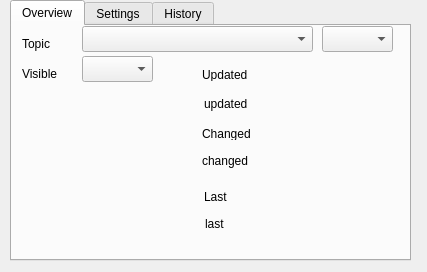
<?xml version="1.0" encoding="UTF-8"?>
<ui version="4.0">
 <class>dialog</class>
 <widget class="QDialog" name="dialog">
  <property name="geometry">
   <rect>
    <x>0</x>
    <y>0</y>
    <width>427</width>
    <height>272</height>
   </rect>
  </property>
  <property name="sizePolicy">
   <sizepolicy hsizetype="Preferred" vsizetype="Preferred">
    <horstretch>0</horstretch>
    <verstretch>0</verstretch>
   </sizepolicy>
  </property>
  <property name="maximumSize">
   <size>
    <width>500</width>
    <height>16777215</height>
   </size>
  </property>
  <property name="windowTitle">
   <string>Edit Feature</string>
  </property>
  <property name="toolTip">
   <string>&lt;html&gt;&lt;head/&gt;&lt;body&gt;&lt;p&gt;Add Feature&lt;/p&gt;&lt;p&gt;&lt;br/&gt;&lt;/p&gt;&lt;/body&gt;&lt;/html&gt;</string>
  </property>
  <property name="text" stdset="0">
   <string>Edit Feature</string>
  </property>
  <widget class="QTabWidget" name="tabWidget">
   <property name="geometry">
    <rect>
     <x>10</x>
     <y>0</y>
     <width>401</width>
     <height>261</height>
    </rect>
   </property>
   <property name="currentIndex">
    <number>0</number>
   </property>
   <widget class="QWidget" name="Overview">
    <attribute name="title">
     <string>Overview</string>
    </attribute>
    <widget class="QLabel" name="labelChanged">
     <property name="geometry">
      <rect>
       <x>190</x>
       <y>101</y>
       <width>56</width>
       <height>13</height>
      </rect>
     </property>
     <property name="text">
      <string>Changed</string>
     </property>
    </widget>
    <widget class="QLabel" name="imageWidget">
     <property name="geometry">
      <rect>
       <x>14</x>
       <y>80</y>
       <width>161</width>
       <height>141</height>
      </rect>
     </property>
    </widget>
    <widget class="QLabel" name="labelUpdated">
     <property name="geometry">
      <rect>
       <x>190</x>
       <y>42</y>
       <width>56</width>
       <height>13</height>
      </rect>
     </property>
     <property name="text">
      <string>Updated</string>
     </property>
    </widget>
    <widget class="QLabel" name="labelLast">
     <property name="geometry">
      <rect>
       <x>192</x>
       <y>164</y>
       <width>56</width>
       <height>13</height>
      </rect>
     </property>
     <property name="text">
      <string>Last</string>
     </property>
    </widget>
    <widget class="QLabel" name="payloadValue">
     <property name="geometry">
      <rect>
       <x>193</x>
       <y>182</y>
       <width>131</width>
       <height>31</height>
      </rect>
     </property>
     <property name="text">
      <string>last</string>
     </property>
    </widget>
    <widget class="QLabel" name="changedValue">
     <property name="geometry">
      <rect>
       <x>190</x>
       <y>119</y>
       <width>131</width>
       <height>31</height>
      </rect>
     </property>
     <property name="text">
      <string>changed</string>
     </property>
    </widget>
    <widget class="QLabel" name="updatedValue">
     <property name="geometry">
      <rect>
       <x>192</x>
       <y>67</y>
       <width>131</width>
       <height>21</height>
      </rect>
     </property>
     <property name="text">
      <string>updated</string>
     </property>
    </widget>
    <widget class="QLabel" name="label">
     <property name="geometry">
      <rect>
       <x>10</x>
       <y>10</y>
       <width>31</width>
       <height>16</height>
      </rect>
     </property>
     <property name="text">
      <string>Topic</string>
     </property>
    </widget>
    <widget class="QComboBox" name="topic">
     <property name="geometry">
      <rect>
       <x>70</x>
       <y>0</y>
       <width>231</width>
       <height>26</height>
      </rect>
     </property>
    </widget>
    <widget class="QComboBox" name="visible">
     <property name="geometry">
      <rect>
       <x>70</x>
       <y>30</y>
       <width>71</width>
       <height>26</height>
      </rect>
     </property>
    </widget>
    <widget class="QComboBox" name="qos">
     <property name="geometry">
      <rect>
       <x>310</x>
       <y>0</y>
       <width>71</width>
       <height>26</height>
      </rect>
     </property>
    </widget>
    <widget class="QLabel" name="visibleLabel">
     <property name="geometry">
      <rect>
       <x>10</x>
       <y>38</y>
       <width>41</width>
       <height>20</height>
      </rect>
     </property>
     <property name="text">
      <string>Visible</string>
     </property>
    </widget>
   </widget>
   <widget class="QWidget" name="Settings">
    <attribute name="title">
     <string>Settings</string>
    </attribute>
    <widget class="QLabel" name="label_3">
     <property name="geometry">
      <rect>
       <x>70</x>
       <y>50</y>
       <width>301</width>
       <height>71</height>
      </rect>
     </property>
     <property name="text">
      <string/>
     </property>
    </widget>
    <widget class="QPlainTextEdit" name="plainTextEdit">
     <property name="geometry">
      <rect>
       <x>60</x>
       <y>30</y>
       <width>261</width>
       <height>131</height>
      </rect>
     </property>
     <property name="readOnly">
      <bool>true</bool>
     </property>
     <property name="plainText">
      <string>Please edit this device's settings via the DigiSense Topic Manager interface. 

See Plugin Menu for Telemetry Layer-&gt;Configure

Note: all features that share this topic will be updated.
</string>
     </property>
    </widget>
   </widget>
   <widget class="QWidget" name="History">
    <attribute name="title">
     <string>History</string>
    </attribute>
    <widget class="QLabel" name="label_2">
     <property name="geometry">
      <rect>
       <x>30</x>
       <y>30</y>
       <width>56</width>
       <height>13</height>
      </rect>
     </property>
     <property name="text">
      <string>Plot</string>
     </property>
    </widget>
   </widget>
  </widget>
 </widget>
 <resources/>
 <connections/>
</ui>
